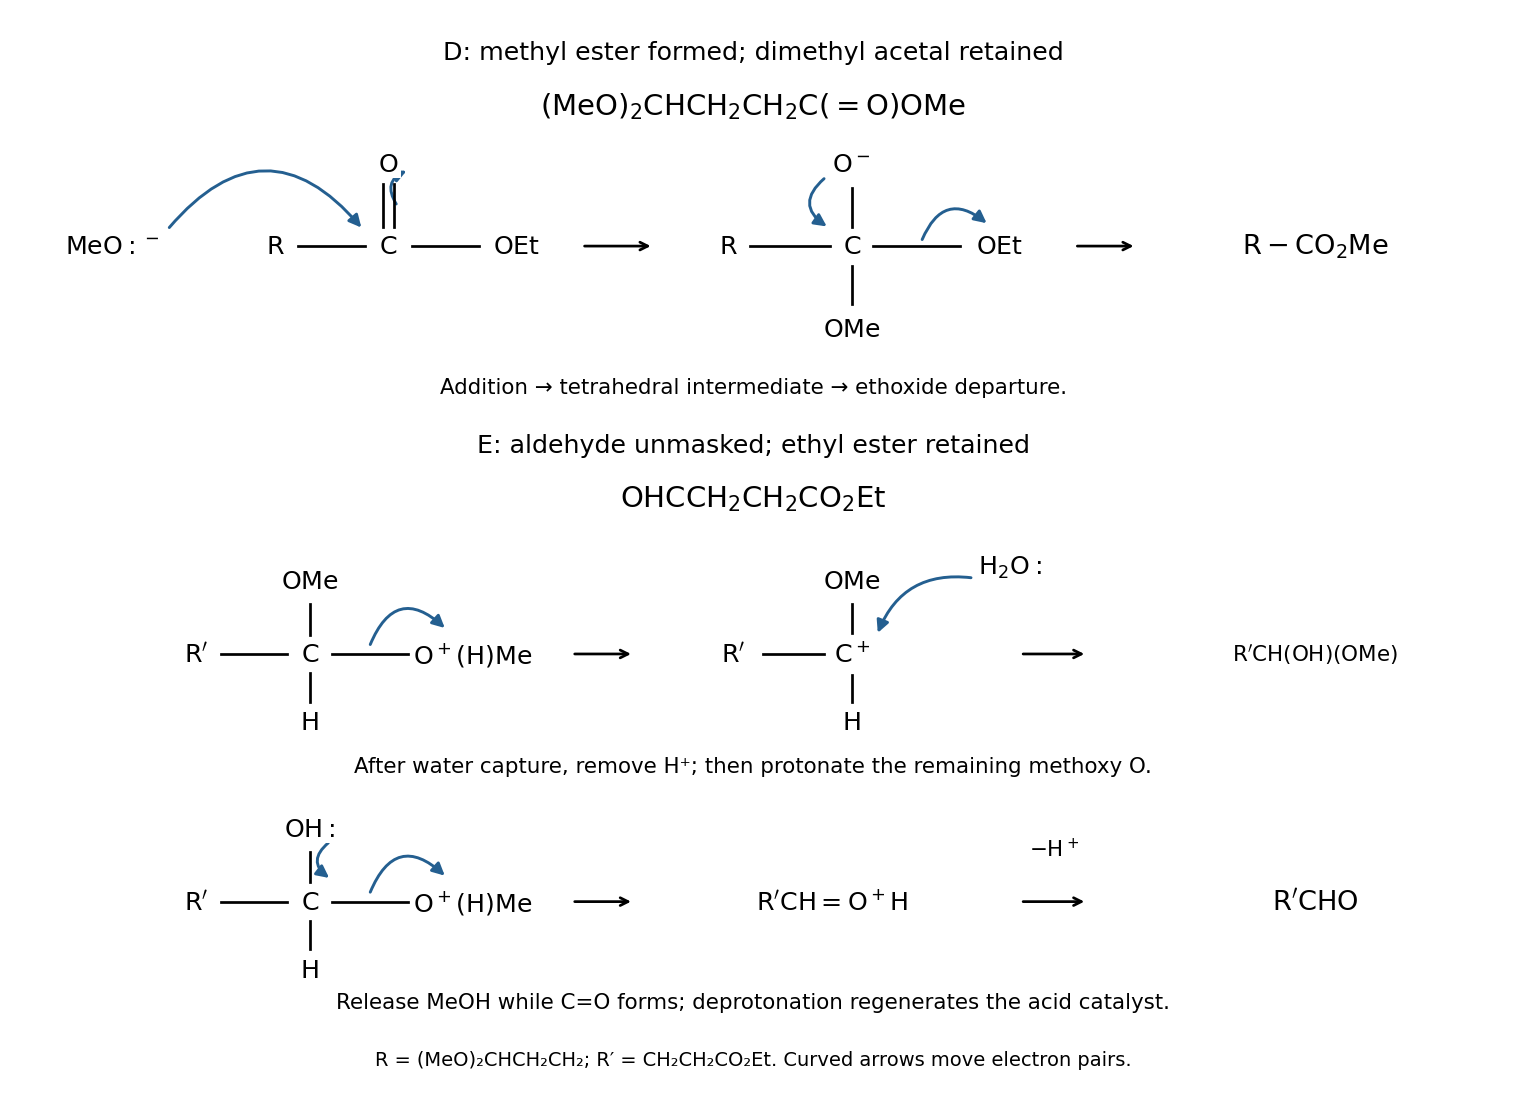

The Python source for this figure:
"""Original ester/acetal electron-flow schemes for NST IA Chemistry 2025 Q3(c)."""
import matplotlib
matplotlib.use('Agg')
import matplotlib.pyplot as plt
from matplotlib.patches import FancyArrowPatch

fig,ax=plt.subplots(figsize=(11,8),facecolor='white')
ax.set(xlim=(0,15.2),ylim=(-.7,10.4));ax.axis('off')
def txt(x,y,s,fs=13):ax.text(x,y,s,ha='center',va='center',fontsize=fs,bbox={'facecolor':'white','edgecolor':'none','pad':1})
def line(a,b):ax.plot([a[0],b[0]],[a[1],b[1]],color='black',lw=1.4)
def flow(a,b,rad=.4):ax.add_patch(FancyArrowPatch(a,b,arrowstyle='-|>',connectionstyle=f'arc3,rad={rad}',mutation_scale=13,color='#245f90',lw=1.5))
def arrow(x1,x2,y):ax.annotate('',(x2,y),(x1,y),arrowprops={'arrowstyle':'->','lw':1.4})
txt(7.5,10,'D: methyl ester formed; dimethyl acetal retained',13)
txt(7.5,9.45,r'$\mathrm{(MeO)_2CHCH_2CH_2C(=O)OMe}$',15)
# Carbonyl addition, followed by tetrahedral-intermediate collapse.
txt(1,8,r'$\mathrm{MeO{:}^-}$');txt(2.65,8,r'$\mathrm{R}$');txt(3.8,8,r'$\mathrm{C}$');txt(5.1,8,r'$\mathrm{OEt}$');txt(3.8,8.85,r'$\mathrm{O}$')
line((2.88,8),(3.56,8));line((4.04,8),(4.72,8));line((3.74,8.2),(3.74,8.64));line((3.86,8.2),(3.86,8.64))
flow((1.55,8.16),(3.55,8.16),-.6);flow((3.9,8.4),(4.02,8.79),-.65)
arrow(5.75,6.5,8)
txt(7.25,8,r'$\mathrm{R}$');txt(8.5,8,r'$\mathrm{C}$');txt(8.5,8.85,r'$\mathrm{O^-}$');txt(8.5,7.15,r'$\mathrm{OMe}$');txt(10,8,r'$\mathrm{OEt}$')
line((7.47,8),(8.28,8));line((8.5,8.2),(8.5,8.6));line((8.5,7.8),(8.5,7.4));line((8.72,8),(9.6,8))
flow((8.25,8.72),(8.28,8.18),.7);flow((9.2,8.03),(9.9,8.21),-.7)
arrow(10.75,11.4,8);txt(13.2,8,r'$\mathrm{R-CO_2Me}$',14)
txt(7.5,6.55,'Addition → tetrahedral intermediate → ethoxide departure.',11)
txt(7.5,5.95,'E: aldehyde unmasked; ethyl ester retained',13)
txt(7.5,5.4,r'$\mathrm{OHCCH_2CH_2CO_2Et}$',15)
# Acetal activation and water capture. Alkoxy O is explicitly protonated.
def centre(cx,cy,upper,right):
    txt(cx,cy,r'$\mathrm{C}$');txt(cx-1.15,cy,r'$\mathrm{R^{\prime}}$');txt(cx,cy-.7,r'$\mathrm{H}$');txt(cx,cy+.75,upper);txt(cx+1.65,cy,right)
    line((cx-.9,cy),(cx-.23,cy));line((cx,cy-.2),(cx,cy-.49));line((cx,cy+.2),(cx,cy+.51));line((cx+.23,cy),(cx+1.0,cy))
centre(3.0,3.8,r'$\mathrm{OMe}$',r'$\mathrm{O^+(H)Me}$')
flow((3.6,3.86),(4.4,4.04),-.75)
arrow(5.65,6.3,3.8)
txt(7.3,3.8,r'$\mathrm{R^{\prime}}$');txt(8.5,3.8,r'$\mathrm{C^+}$');txt(8.5,3.1,r'$\mathrm{H}$');txt(8.5,4.55,r'$\mathrm{OMe}$')
line((7.6,3.8),(8.22,3.8));line((8.5,3.58),(8.5,3.31));line((8.5,4.02),(8.5,4.31))
txt(10.1,4.7,r'$\mathrm{H_2O{:}}$');flow((9.75,4.58),(8.75,3.98),.4)
arrow(10.2,10.9,3.8);txt(13.2,3.8,r'$\mathrm{R^{\prime}CH(OH)(OMe)}$',11)
txt(7.5,2.65,'After water capture, remove H⁺; then protonate the remaining methoxy O.',11)
# Protonated hemiacetal collapse forms the aldehyde carbonyl.
centre(3.0,1.25,r'$\mathrm{OH{:}}$',r'$\mathrm{O^+(H)Me}$')
flow((3.22,1.88),(3.23,1.47),.7);flow((3.6,1.31),(4.4,1.49),-.75)
arrow(5.65,6.3,1.25);txt(8.3,1.25,r'$\mathrm{R^{\prime}CH=O^+H}$',13)
arrow(10.2,10.9,1.25);txt(10.55,1.8,r'$-\mathrm{H^+}$',11);txt(13.2,1.25,r'$\mathrm{R^{\prime}CHO}$',14)
txt(7.5,.22,'Release MeOH while C=O forms; deprotonation regenerates the acid catalyst.',11)
txt(7.5,-.38,'R = (MeO)₂CHCH₂CH₂; R′ = CH₂CH₂CO₂Et. Curved arrows move electron pairs.',10)
fig.tight_layout()
fig.savefig('2025-ester-acetal-mechanisms.png',dpi=140,facecolor='white',bbox_inches='tight')
plt.close(fig)
